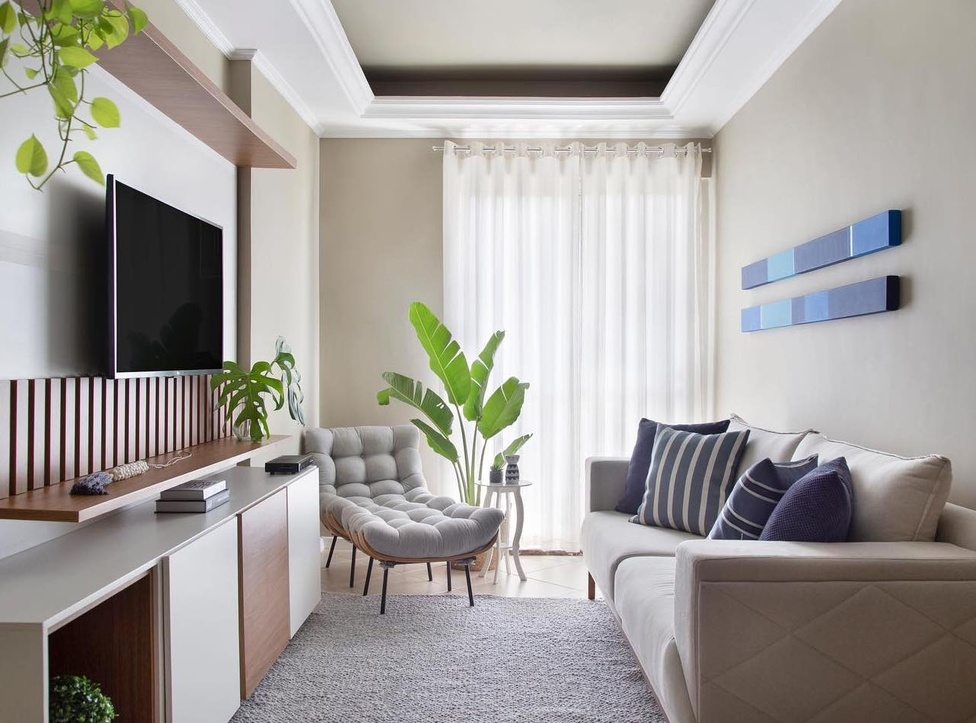
#> input picture imagem1.jpg, 976 x 723 px, shrunk from 1282 x 950 before the run
$ python Exe2.py
#> lines starting #> are read from the running program, lines starting #| are printed output that depends on the picture
import cv2
import numpy as np

def detectar_cantos_shi_tomasi(imagem_path, max_corners, quality_level, min_distance, janela_nome, salvar_path):
#> called with imagem_path = 'imagem1.jpg', max_corners = 30, quality_level = 0.01, min_distance = 20, janela_nome = 'Imagem 1 - Config 1', salvar_path = 'saida_shitomasi_imagem1_config1.jpg'
    imagem = cv2.imread(imagem_path, cv2.IMREAD_GRAYSCALE)
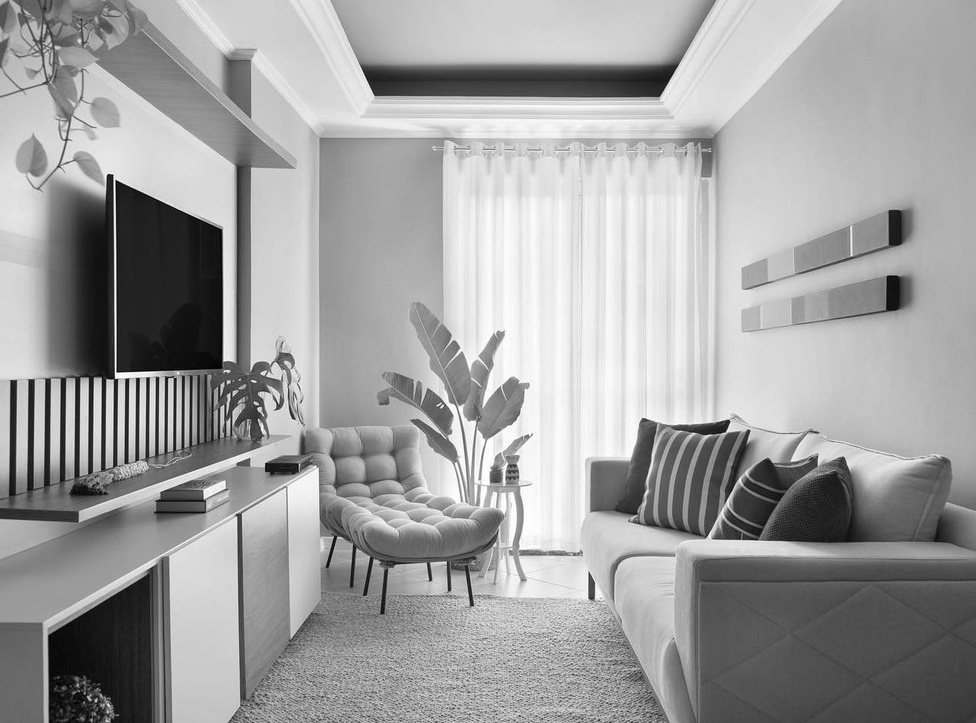
#> imagem: shape (723, 976); min 0, max 255, mean 159.8
    if imagem is None:
        return
    cantos = cv2.goodFeaturesToTrack(imagem, maxCorners=max_corners, qualityLevel=quality_level, minDistance=min_distance)
#> cantos = 30 rows, first 8: [117, 371], [116, 181], [148, 378], [224, 360], [445, 562], [261, 373], [29, 380], [95, 701]
    cantos = np.int0(cantos)
    imagem_com_cantos = cv2.cvtColor(imagem, cv2.COLOR_GRAY2BGR)
    for canto in cantos:
        x, y = canto.ravel()
        cv2.circle(imagem_com_cantos, (x, y), 3, (0, 0, 255), -1)
#> this loop made 30 passes
#> (x, y) on passes 1 to 12: (117, 371), (116, 181), (148, 378), (224, 360), (445, 562), (261, 373), (29, 380), (95, 701), (430, 580), (229, 381), (254, 402), (173, 378)
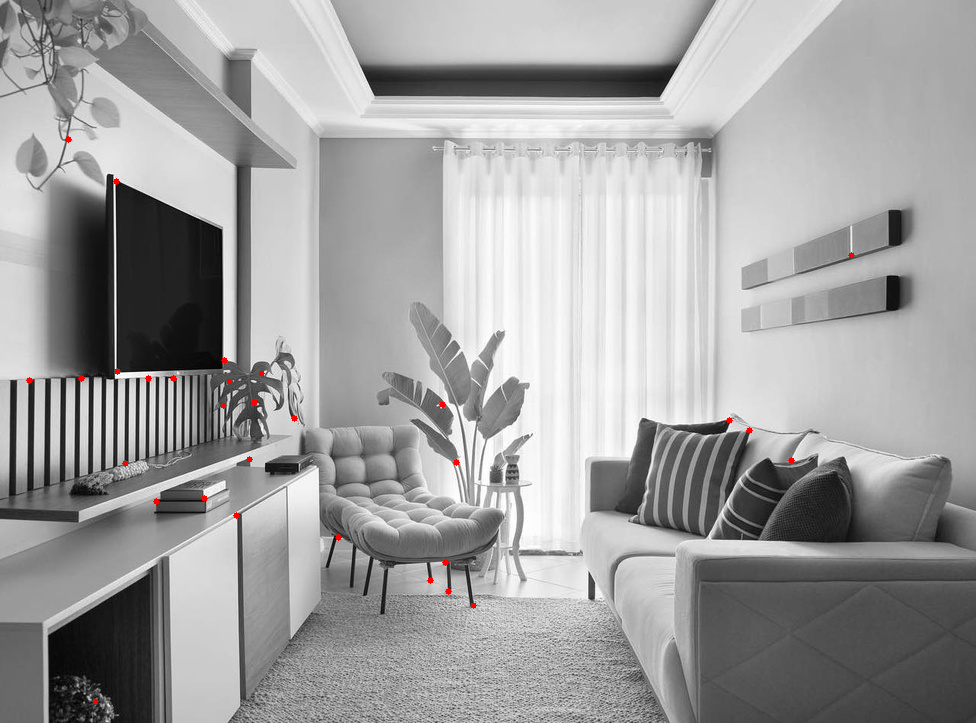
#> imagem_com_cantos: shape (723, 976, 3); mean B, G, R 159.6, 159.6, 159.9
    cv2.imshow(janela_nome, imagem_com_cantos)
    cv2.imwrite(salvar_path, imagem_com_cantos)

imagens = ['imagem1.jpg', 'imagem2.jpg', 'imagem3.jpg']

parametros = [
    {'max_corners': 30, 'quality_level': 0.01, 'min_distance': 20},
    {'max_corners': 100, 'quality_level': 0.05, 'min_distance': 10},
    {'max_corners': 300, 'quality_level': 0.001, 'min_distance': 2}
]

for idx_img, imagem_path in enumerate(imagens, start=1):
    for idx_param, param in enumerate(parametros, start=1):
        janela_nome = f"Imagem {idx_img} - Config {idx_param}"
        salvar_path = f"saida_shitomasi_imagem{idx_img}_config{idx_param}.jpg"
        detectar_cantos_shi_tomasi(
            imagem_path,
            max_corners=param['max_corners'],
            quality_level=param['quality_level'],
            min_distance=param['min_distance'],
            janela_nome=janela_nome,
            salvar_path=salvar_path
        )
#> pass 2 of the loop `for idx_img, imagem_path in enumerate(imagens, start=1):`:
#> janela_nome = 'Imagem 2 - Config 1'
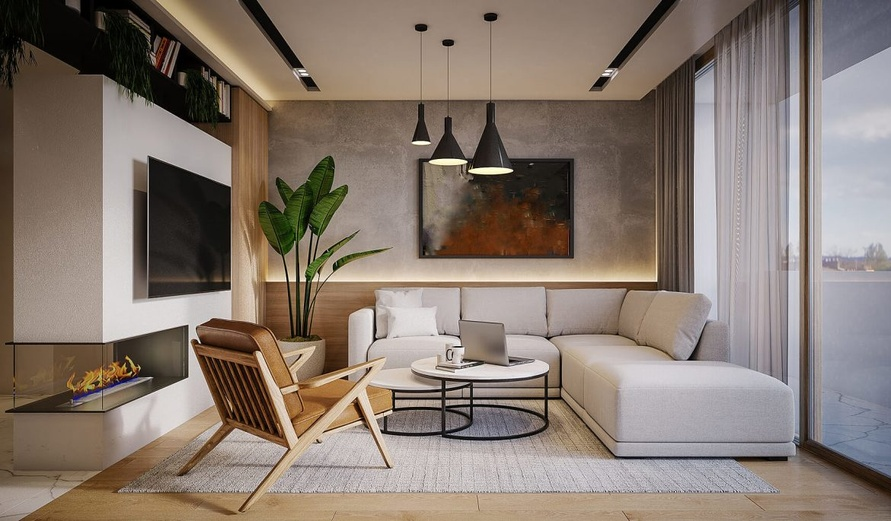
#> input picture imagem2.jpg, 891 x 521 px, shrunk from 1170 x 685 before the run
#> in detectar_cantos_shi_tomasi (call 4), `imagem = cv2.imread(imagem_path, cv2.IMREAD_GRAYSCALE)`:
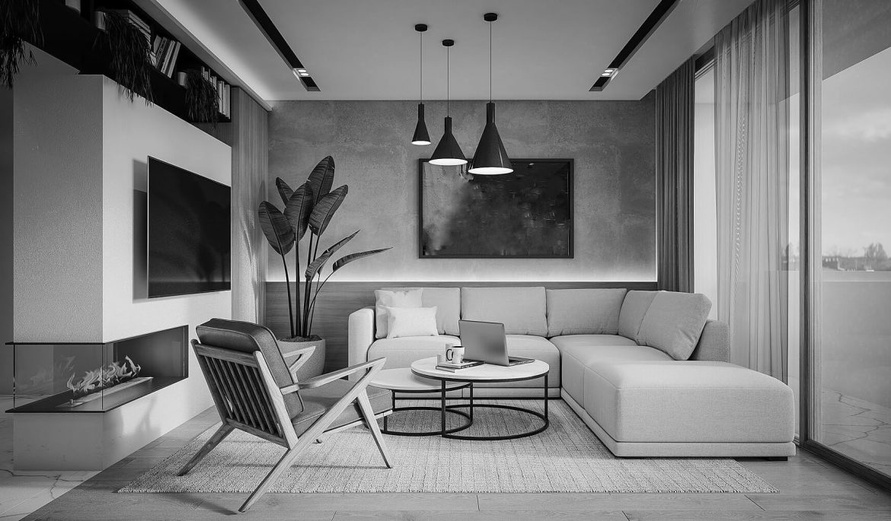
#> imagem: shape (521, 891); min 0, max 255, mean 125
#> cantos = 30 rows, first 8: [512, 170], [466, 161], [446, 387], [391, 409], [187, 325], [347, 376], [429, 162], [656, 280]
#> the loop in detectar_cantos_shi_tomasi (call 4), `for canto in cantos:` made 30 passes
#> after the loop in detectar_cantos_shi_tomasi (call 4), `for canto in cantos:`:
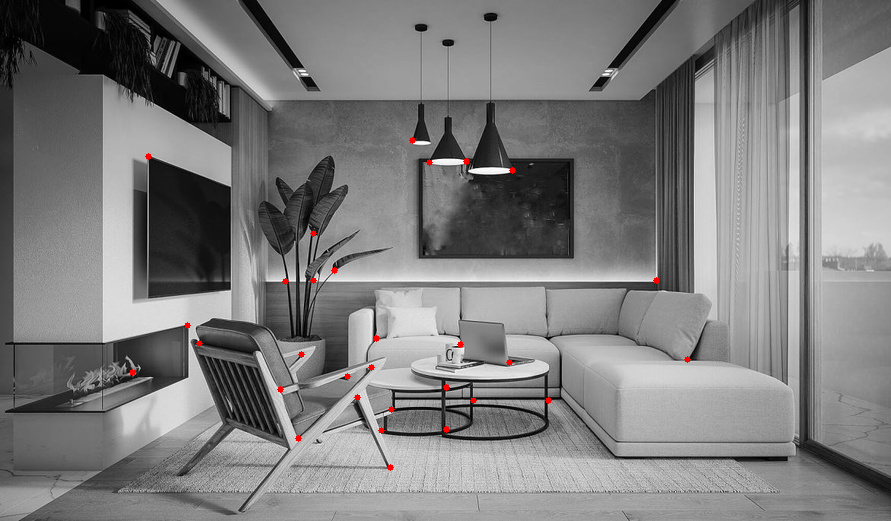
#> imagem_com_cantos: shape (521, 891, 3); mean B, G, R 124.8, 124.8, 125.3
#> pass 3 of the loop `for idx_img, imagem_path in enumerate(imagens, start=1):`:
#> janela_nome = 'Imagem 3 - Config 1'
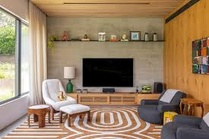
#> input picture imagem3.jpg, 209 x 139 px, shrunk from 275 x 183 before the run
#> in detectar_cantos_shi_tomasi (call 7), `imagem = cv2.imread(imagem_path, cv2.IMREAD_GRAYSCALE)`:
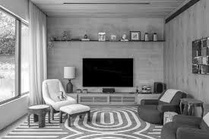
#> imagem: shape (139, 209); min 0, max 255, mean 133
#> cantos = 30 rows, first 8: [83, 59], [162, 124], [160, 99], [89, 111], [83, 86], [132, 59], [66, 114], [132, 86]
#> the loop in detectar_cantos_shi_tomasi (call 7), `for canto in cantos:` made 30 passes
#> after the loop in detectar_cantos_shi_tomasi (call 7), `for canto in cantos:`:
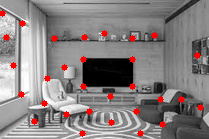
#> imagem_com_cantos: shape (139, 209, 3); mean B, G, R 129.2, 129.2, 136.8

cv2.waitKey(0)
cv2.destroyAllWindows()
